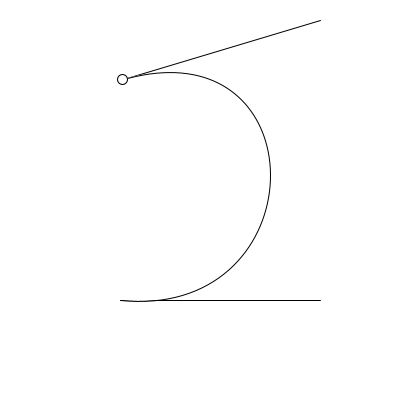
Frame 1 (no input)
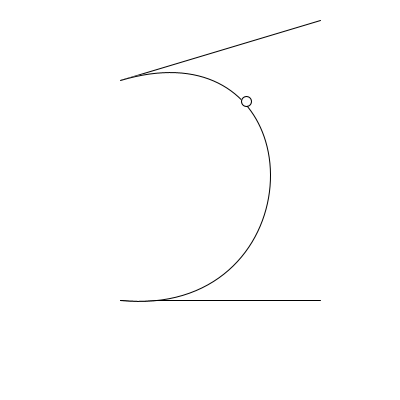
Frame 60 (the mouse pressed at the canvas centre just before this capture)
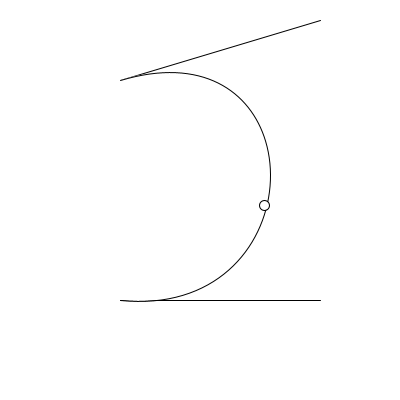
Frame 120 (the mouse held since frame 60 and released just before this capture)

The Processing sketch that drew these frames (run headless with seeded random() and noise(); from frame 60 on, the mouse is pressed at the canvas centre):

// Processing sketch: week03_8_b
// ── week03_8_b.pde
//week03-8-b
void setup(){
  size(400,400);
}
int x1=120, x2=320, x3=320, x4=120;
int y1=80, y2=20,y3=300, y4=300;
void draw(){
  background(255);
  line(x1,y1,x2,y2);
  line(x3,y3,x4,y4);
  bezier(x1,y1,x2,y2,x3,x3,x4,y4);//貝氏曲線
  float t = frameCount /200.0 %1;
  float t2= 1-t;
  float x = x1*t2*t2*t2 + 3*x2*t*t2*t2 + 3*x3*t*t*t2 +x4*t*t*t;
  float y = y1*t2*t2*t2 + 3*y2*t*t2*t2 + 3*y3*t*t*t2 +y4*t*t*t;
  ellipse(x,y,10,10);
}
